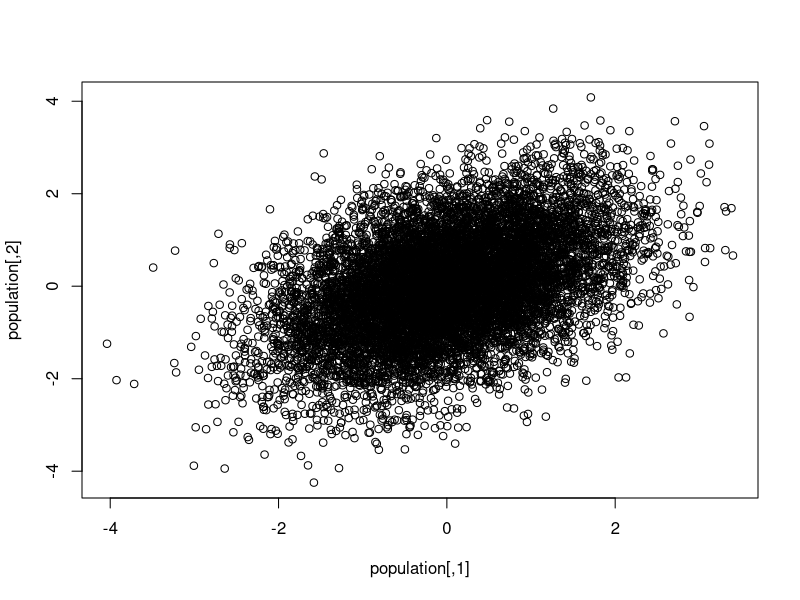
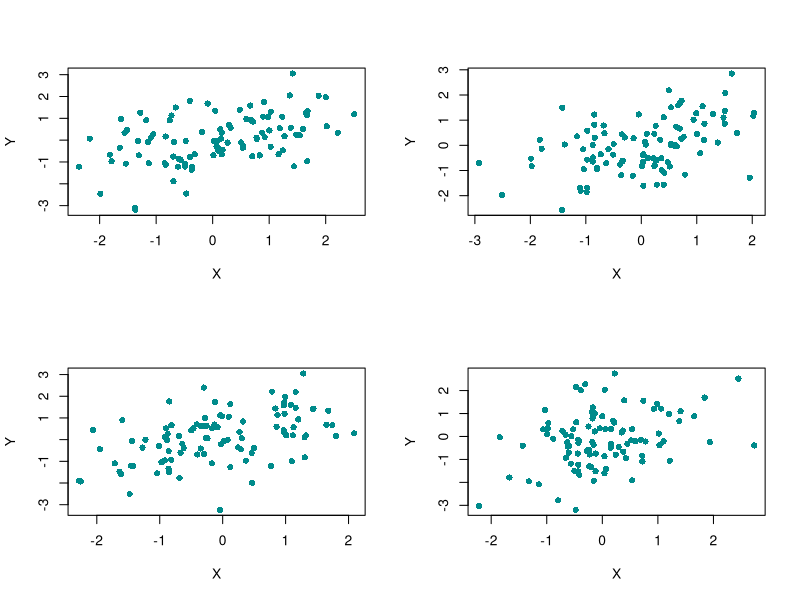

These charts were generated, in order, by the following R code: (Note: this script raises an error after producing the figures.)
## ---- chunk 1
library(MASS) 
# suppose the true population is as follows: 
set.seed(2) 
population <- mvrnorm(10000, mu = c(0, 0), Sigma = matrix(c(1, 0.5, 0.5, 1.25), ncol = 2), empirical = TRUE)

plot(population) 
## ---- chunk 2
# Sampling from the population
par(mfrow=c(2, 2))
for (i in 1:4) {
  s <- population[sample(x=1:nrow(population), size = 100, replace = TRUE),]
  plot(s, pch = 16, col = "cyan4", xlab = "X", ylab = "Y")
}
## ---- chunk 3
# Sampling 1000 times from the population and estimating alpha
alpha.hats <- c()

for (i in 1:1000) {
  s <- population[sample(x=1:nrow(population), size = 100, replace = TRUE),]
  sigma.hats <- apply(s, 2, var) 
  cor.hat <- cor(s[,1], s[,2])
  alpha.hats <- c(alpha.hats, (sigma.hats[2] - cor.hat) / (sigma.hats[1] + sigma.hats[2] - 2*cor.hat))
}

## ---- chunk 4
# Suppose we only have one sample from the population and now need to rely on bootstrap approach 
s <- population[sample(x=1:nrow(population), size = 100, replace = TRUE),]
# bootstrap sampling from the single sample data and estimating alpha
bs.alpha.hats <- c() 
for (i in 1:1000) {
  bs <- s[sample(x = 1:nrow(s), size = nrow(s), replace = TRUE,)]
  bs.sigma.hats <- apply(bs, 2, var)
  bs.cor.hat <- cor(bs[,1], bs[,2])
  bs.alpha.hats <- c(bs.alpha.hats, (bs.sigma.hats[2] - bs.cor.hat) / (bs.sigma.hats[1] + bs.sigma.hats[2] - 2*bs.cor.hat))
}
## ---- chunk 5
# plot and compare alpha estimated from sampling from true population and bootstrap sampling
par(mfrow=c(1, 3))
hist(alpha.hats, col="gold") 
abline(v=0.6, col="pink", lwd=2) 
hist(bs.alpha.hats, col="cyan4")
abline(v=0.6, col="pink", lwd =2)
boxplot(alpha.hats, bs.alpha.hats, ylim=c(0.3, 0.9), col=c("gold", "cyan4"))
abline(h=0.6, col="pink", lwd=2)
